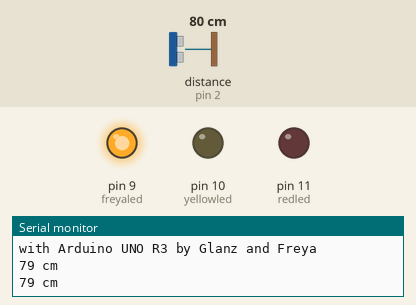
Bench run of a sketch on a simulated Arduino Uno, built with avr-gcc and run on an emulated ATmega328P. On the bench: output pins drawn as LEDs (lit = HIGH), the last lines printed to the serial monitor. Wiring (inferred from the names in the program): ultrasonic range finder: trigger pin 3; echo pin 2. The inputs (shaded band) are chosen by the test bench; at power-on: distance to the obstacle (sensor on pin 2) 80 cm. The echo pulse lasts 58.3 µs per cm; pins used as bus, display or sensor lines are not drawn.

Above: at 4.1 s.
4.2 s: distance to the obstacle (sensor on pin 2) set to 28 cm
8.4 s: distance to the obstacle (sensor on pin 2) set to 23 cm
At 10.5 s:
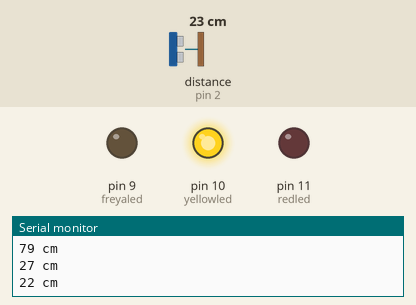
12.6 s: distance to the obstacle (sensor on pin 2) set to 12 cm
16.8 s: distance to the obstacle (sensor on pin 2) set to 9 cm
At 20.6 s:
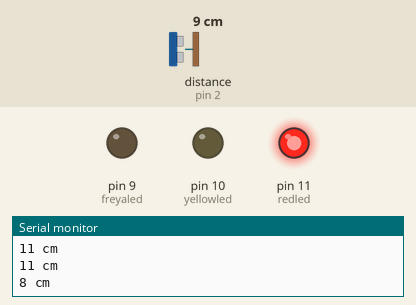
21.3 s: distance to the obstacle (sensor on pin 2) set to 18 cm
At 24.4 s:
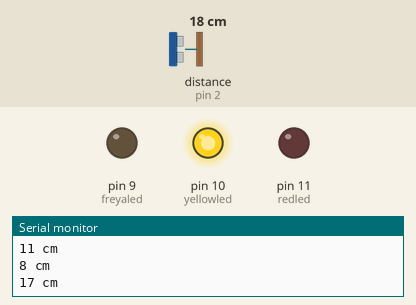
25.5 s: distance to the obstacle (sensor on pin 2) set to 2 cm
At 26.9 s:
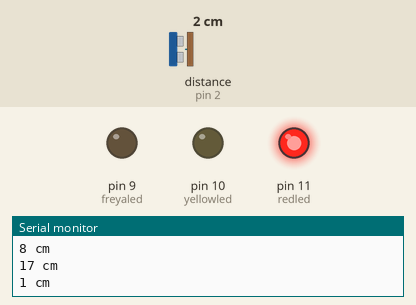
Timing chart, 0 to 28.5 s (numbered marks = the images above; inputs shaded):
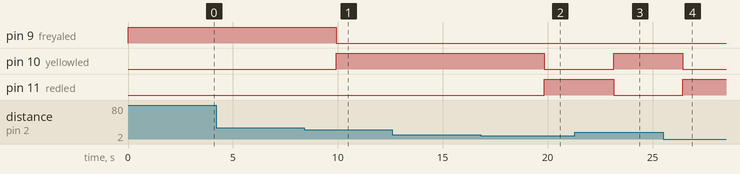

Measured:
- the behaviour switches between 26 and 25 cm on distance to the obstacle (sensor on pin 2) (found by bisection; images 0 and 1)
- the behaviour switches between 11 and 10 cm on distance to the obstacle (sensor on pin 2) (found by bisection; images 1 and 2)
- after the input at 8.4 s, pin 9 (freyaled): HIGH → LOW after 1.5 s; pin 10 (yellowled): LOW → HIGH after 1.5 s
- after the input at 16.8 s, pin 10 (yellowled): HIGH → LOW after 3.0 s; pin 11 (redled): LOW → HIGH after 3.0 s
- after the input at 21.3 s, pin 10 (yellowled): LOW → HIGH after 1.8 s; pin 11 (redled): HIGH → LOW after 1.8 s
- after the input at 25.5 s, pin 10 (yellowled): HIGH → LOW after 0.94 s; pin 11 (redled): LOW → HIGH after 0.94 s

The sketch:

HC-SR04TrafficExperiment.ino
```cpp
#define echoPin 2
#define trigPin 3
#define freyaled 9
#define yellowled 10
#define redled 11

long duration;
int distance;

void setup() {
  pinMode(trigPin, OUTPUT);
  pinMode(echoPin, INPUT);
  pinMode(redled, OUTPUT);
  pinMode(yellowled, OUTPUT);
  pinMode(freyaled, OUTPUT);
  Serial.begin (9600);
  Serial.println("Ultrasonic Sensor HC-SR04 Traffic Light");
  Serial.println("with Arduino UNO R3 by Glanz and Freya");
}

void loop() {
    digitalWrite(trigPin, LOW);
    delayMicroseconds(2);
    digitalWrite(trigPin, HIGH);
    delayMicroseconds(10);

    digitalWrite(trigPin, LOW);

    duration = pulseIn(echoPin, HIGH);
    distance = duration * 0.034 / 2;

    if (distance < 10)
    {
      digitalWrite(redled,HIGH);
      digitalWrite(yellowled,LOW);
      digitalWrite(freyaled,LOW);
    }
    else if (distance >= 10 && distance < 25)
    {
      digitalWrite(redled,LOW);
      digitalWrite(yellowled,HIGH);
      digitalWrite(freyaled,LOW);
    }
    else {
      digitalWrite(redled,LOW);
      digitalWrite(yellowled,LOW);
      digitalWrite(freyaled,HIGH);
    }
    Serial.print(distance);
    Serial.println(" cm");

    delay(3300);
}
```
